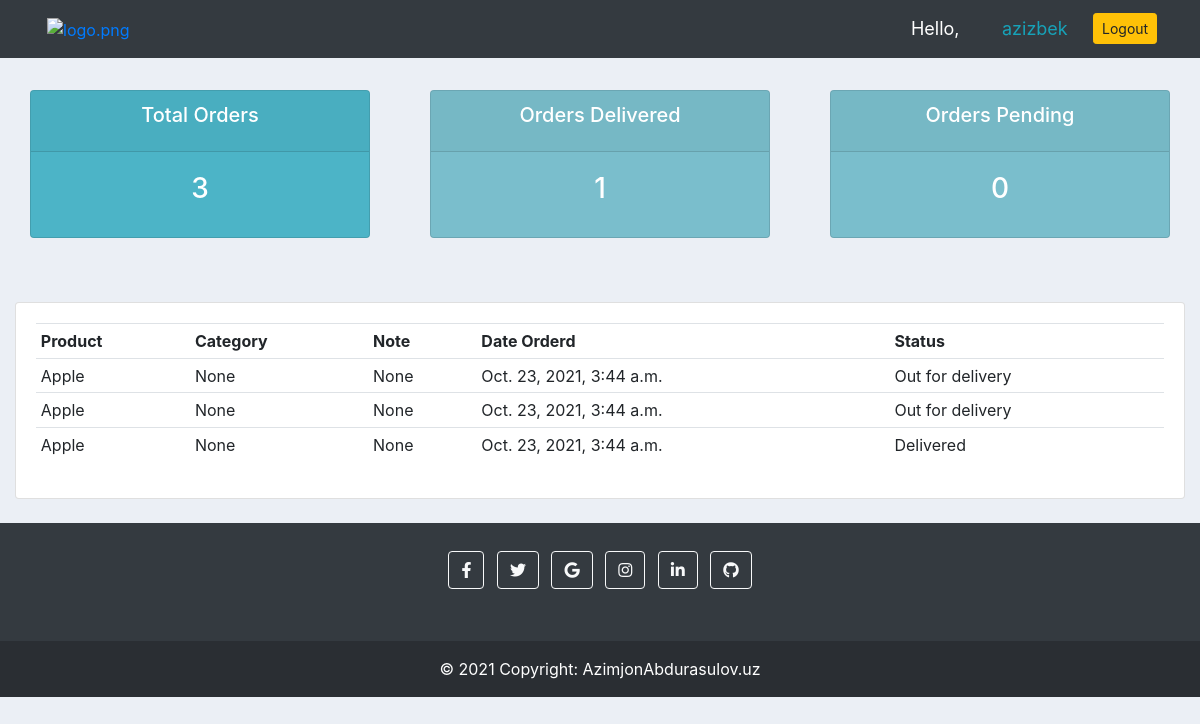
Page /user/ (signed in) on the earlier database version.
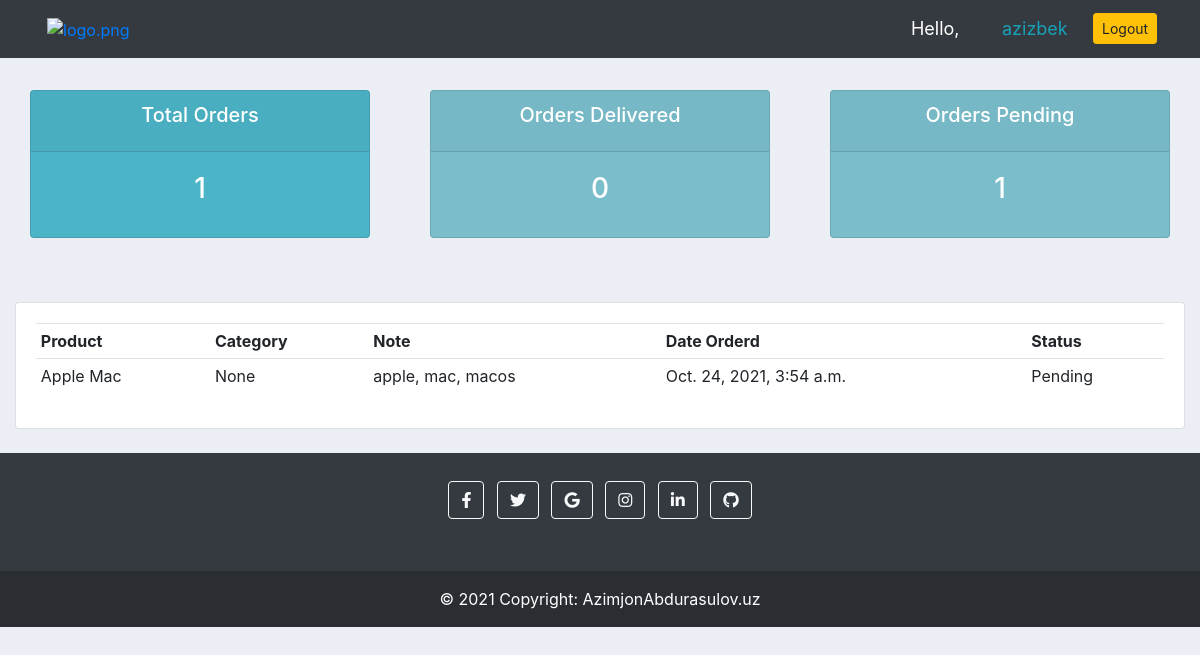
Same page on the later database version.
### accounts/models.py (models this page shows, shortened)
class Order(models.Model):
    STATUS = (
        ('Pending', 'Pending'),
        ('Out for delivery', 'Out for delivery'),
        ('Delivered', 'Delivered'),
    )
    customer = models.ForeignKey(
        Customer,  null=True, on_delete=models.SET_NULL)
    product = models.ForeignKey(Product,  null=True, on_delete=models.SET_NULL)
    date_created = models.DateTimeField(auto_now_add=True, null=True)
    status = models.CharField(max_length=200, null=True, choices=STATUS)
    note = models.CharField(max_length=200, null=True)

class Product(models.Model):
    name = models.CharField(max_length=200, null=True)
    price = models.FloatField(null=True)
    category = models.ForeignKey(Category, max_length=200, null=True, on_delete=models.CASCADE)
    description = models.CharField(max_length=200, null=True, blank=True)
    date_created = models.DateTimeField(auto_now_add=True, null=True)
    def __str__(self):
        return str(self.name)

### accounts/decorators.py (the view)
        def wrapper_func(request, *args, **kwargs):
            grup = None
            if request.user.groups.exists():
                grup = request.user.groups.all()[0].name
            if grup in allowed_roles:
                return view_func(request, *args, **kwargs)
            else:
                return HttpResponse('You are not authorzed to viw this page')

### accounts/views.py (called while the page is built)
@allowed_users(allowed_roles=['customer'])
@login_required(login_url='login')
def userPage(request):
    orders = request.user.customer.order_set.all()
    total_orders = orders.count()
    delivered = orders.filter(status="Delivered").count()
    panding = orders.filter(status="Pending").count()
    context = {
        'orders':orders,
        'total_orders': total_orders,
        'delivered': delivered,
        'panding': panding
    }
    return render(request, 'accounts/user.html', context)

### accounts/templates/accounts/user.html (shortened to what this page needs)
{% extends 'accounts/main.html' %}
{% block content %}
{% include 'accounts/status.html' %}
<br>
<div class="row mt-4">
    <div class="col-md">
        <div class="card card-body">
            <table class="table table-sm">
                <tr>
                    <th>Product</th>
                    <th>Category</th>
                    <th>Note</th>
                    <th>Date Orderd</th>
                    <th>Status</th>
                </tr>
                {% for order in orders %}
                <tr>
                    <td>{{ order.product }}</td>
                    <td>{{ order.product.category }}</td>
                    <td>{{ order.note }}</td>
                    <td>{{ order.date_created }}</td>
                    <td>{{ order.status }}</td>
                </tr>
                {% endfor %}
            </table>
        </div>
    </div>
</div>
{% endblock %}

Differences in the rows shown:
no longer on this page (row edited): Order: product "Apple", product.category "None", note "None", date_created "Oct. 23, 2021, 3:44 a.m.", status "Out for delivery"
no longer on this page (row edited): Order: product "Apple", product.category "None", note "None", date_created "Oct. 23, 2021, 3:44 a.m.", status "Out for delivery"
removed Order: product "Apple", product.category "None", note "None", date_created "Oct. 23, 2021, 3:44 a.m.", status "Delivered"
now on this page (row edited): Order: product "Apple Mac", product.category "None", note "apple, mac, macos", date_created "Oct. 24, 2021, 3:54 a.m.", status "Pending"
Other differences:
{{ total_orders }}: "3" → "1"
{{ delivered }}: "1" → "0"
{{ panding }}: "0" → "1"
